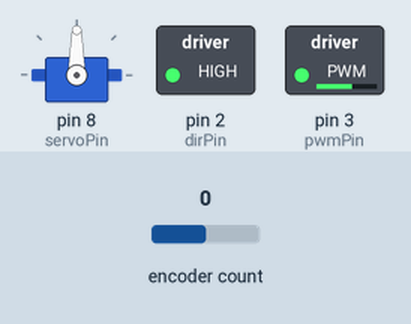
Recording of a sketch running on a simulated Arduino Uno, built with avr-gcc and run on an emulated ATmega328P. On the bench: servo, switched loads named in the sketch (green lamp = pin HIGH). Inputs (shaded band) come from the test bench; at power-on: encoder count 0. What the sketch prints to the serial monitor is not drawn.

Above: at 0.05 s.
At 2.05 s:
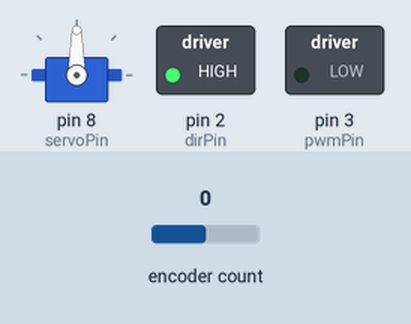
At 3.9 s:
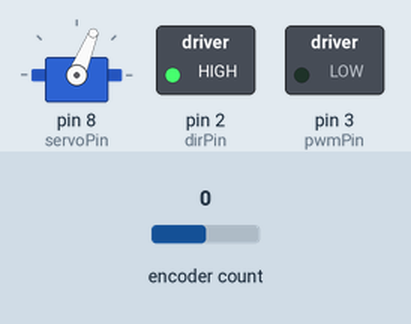
At 7.8 s:
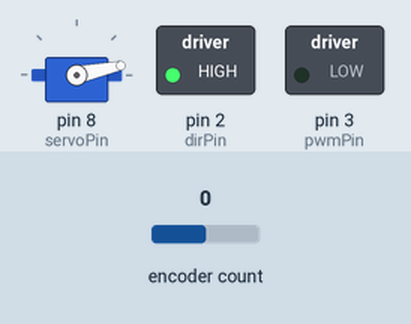
Timing chart, 0 to 10.2 s (numbered marks = the images above):
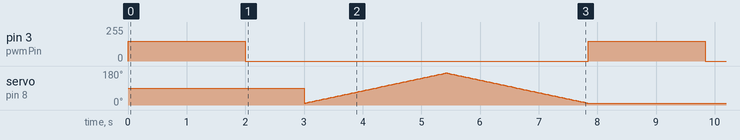

The sketch:

full_integration_test.ino
```cpp
#include <Servo.h>
#include <Encoder.h>

int dirPin = 2;
int pwmPin = 3;

int encAPin = 5;
int encBPin = 6;

int servoPin = 8;

Servo frontServo;
Encoder rearEnc(encAPin, encBPin);

void setup() {
  pinMode(dirPin, OUTPUT);  // motor DIR
  pinMode(pwmPin, OUTPUT);  // motor PWM
  digitalWrite(dirPin, HIGH);

  frontServo.attach(servoPin);

  Serial.begin(9600);
}

void loop() {
  // Motor: spin for 2s, stop for 1s
  analogWrite(3, 150);  // capped under 182 for 12V motor safety
  delay(2000);
  analogWrite(3, 0);
  delay(1000);

  // Servo sweep
  for (int pos = 10; pos < 170; pos += 1) {
    frontServo.write(pos);
    delay(15);
  }
  for (int pos = 170; pos >= 10; pos -= 1) {
    frontServo.write(pos);
    delay(15);
  }

  // Encoder: print position
  Serial.print("Encoder position: ");
  Serial.println(rearEnc.read());
}
```

Measured:
- by itself, pin 3 (pwmPin): alternates 150/255 for 2.0 s and 0/255 for 5.8 s
